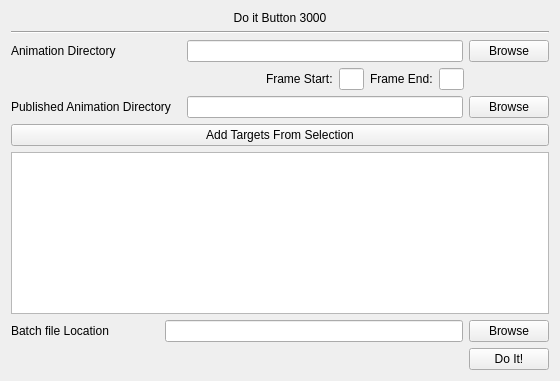
<?xml version="1.0" encoding="UTF-8"?>
<ui version="4.0">
 <class>mainUI</class>
 <widget class="QWidget" name="mainUI">
  <property name="geometry">
   <rect>
    <x>0</x>
    <y>0</y>
    <width>560</width>
    <height>381</height>
   </rect>
  </property>
  <property name="sizePolicy">
   <sizepolicy hsizetype="Preferred" vsizetype="Preferred">
    <horstretch>0</horstretch>
    <verstretch>0</verstretch>
   </sizepolicy>
  </property>
  <property name="minimumSize">
   <size>
    <width>560</width>
    <height>300</height>
   </size>
  </property>
  <property name="maximumSize">
   <size>
    <width>16777215</width>
    <height>16777215</height>
   </size>
  </property>
  <property name="windowTitle">
   <string>Animation Autocache</string>
  </property>
  <layout class="QGridLayout" name="gridLayout">
   <item row="0" column="0" rowspan="2" colspan="2">
    <layout class="QVBoxLayout" name="verticalLayout">
     <item>
      <layout class="QHBoxLayout" name="horizontalLayout">
       <property name="sizeConstraint">
        <enum>QLayout::SetFixedSize</enum>
       </property>
       <item>
        <widget class="QLabel" name="label">
         <property name="sizePolicy">
          <sizepolicy hsizetype="Preferred" vsizetype="Fixed">
           <horstretch>0</horstretch>
           <verstretch>0</verstretch>
          </sizepolicy>
         </property>
         <property name="text">
          <string>Do it Button 3000</string>
         </property>
         <property name="alignment">
          <set>Qt::AlignCenter</set>
         </property>
        </widget>
       </item>
      </layout>
     </item>
     <item>
      <widget class="Line" name="line">
       <property name="orientation">
        <enum>Qt::Horizontal</enum>
       </property>
      </widget>
     </item>
     <item>
      <layout class="QHBoxLayout" name="horizontalLayout_4">
       <item>
        <widget class="QLabel" name="label_4">
         <property name="text">
          <string>Animation Directory</string>
         </property>
        </widget>
       </item>
       <item>
        <spacer name="horizontalSpacer">
         <property name="orientation">
          <enum>Qt::Horizontal</enum>
         </property>
         <property name="sizeType">
          <enum>QSizePolicy::Preferred</enum>
         </property>
         <property name="sizeHint" stdset="0">
          <size>
           <width>65</width>
           <height>20</height>
          </size>
         </property>
        </spacer>
       </item>
       <item>
        <widget class="QLineEdit" name="lineEdit_Path_Anim"/>
       </item>
       <item>
        <widget class="QPushButton" name="pushButton_Browse_Anim">
         <property name="text">
          <string>Browse</string>
         </property>
        </widget>
       </item>
      </layout>
     </item>
     <item>
      <layout class="QHBoxLayout" name="horizontalLayout_7">
       <item>
        <spacer name="horizontalSpacer_6">
         <property name="orientation">
          <enum>Qt::Horizontal</enum>
         </property>
         <property name="sizeHint" stdset="0">
          <size>
           <width>40</width>
           <height>20</height>
          </size>
         </property>
        </spacer>
       </item>
       <item>
        <widget class="QLabel" name="label_6">
         <property name="text">
          <string>Frame Start:</string>
         </property>
        </widget>
       </item>
       <item>
        <widget class="QLineEdit" name="lineEdit_FrameStart">
         <property name="maximumSize">
          <size>
           <width>25</width>
           <height>16777215</height>
          </size>
         </property>
        </widget>
       </item>
       <item>
        <widget class="QLabel" name="label_7">
         <property name="text">
          <string>Frame End:</string>
         </property>
        </widget>
       </item>
       <item>
        <widget class="QLineEdit" name="lineEdit_FrameEnd">
         <property name="maximumSize">
          <size>
           <width>25</width>
           <height>16777215</height>
          </size>
         </property>
        </widget>
       </item>
       <item>
        <spacer name="horizontalSpacer_7">
         <property name="orientation">
          <enum>Qt::Horizontal</enum>
         </property>
         <property name="sizeType">
          <enum>QSizePolicy::Preferred</enum>
         </property>
         <property name="sizeHint" stdset="0">
          <size>
           <width>85</width>
           <height>20</height>
          </size>
         </property>
        </spacer>
       </item>
      </layout>
     </item>
     <item>
      <layout class="QHBoxLayout" name="horizontalLayout_3">
       <item>
        <widget class="QLabel" name="label_3">
         <property name="text">
          <string>Published Animation Directory</string>
         </property>
        </widget>
       </item>
       <item>
        <spacer name="horizontalSpacer_2">
         <property name="orientation">
          <enum>Qt::Horizontal</enum>
         </property>
         <property name="sizeType">
          <enum>QSizePolicy::Preferred</enum>
         </property>
         <property name="sizeHint" stdset="0">
          <size>
           <width>10</width>
           <height>20</height>
          </size>
         </property>
        </spacer>
       </item>
       <item>
        <widget class="QLineEdit" name="lineEdit_Path_Pub"/>
       </item>
       <item>
        <widget class="QPushButton" name="pushButton_Browse_Pub">
         <property name="text">
          <string>Browse</string>
         </property>
        </widget>
       </item>
      </layout>
     </item>
     <item>
      <layout class="QVBoxLayout" name="verticalLayout_2">
       <item>
        <widget class="QPushButton" name="pushButton_AddTargets">
         <property name="text">
          <string>Add Targets From Selection</string>
         </property>
        </widget>
       </item>
       <item>
        <widget class="QListWidget" name="listWidget_targets"/>
       </item>
       <item>
        <layout class="QHBoxLayout" name="horizontalLayout_6">
         <item>
          <widget class="QLabel" name="label_5">
           <property name="text">
            <string>Batch file Location</string>
           </property>
          </widget>
         </item>
         <item>
          <spacer name="horizontalSpacer_5">
           <property name="orientation">
            <enum>Qt::Horizontal</enum>
           </property>
           <property name="sizeType">
            <enum>QSizePolicy::Preferred</enum>
           </property>
           <property name="sizeHint" stdset="0">
            <size>
             <width>50</width>
             <height>20</height>
            </size>
           </property>
          </spacer>
         </item>
         <item>
          <widget class="QLineEdit" name="lineEdit_Path_DoIt"/>
         </item>
         <item>
          <widget class="QPushButton" name="pushButton_Browse_DoIt">
           <property name="text">
            <string>Browse</string>
           </property>
          </widget>
         </item>
        </layout>
       </item>
      </layout>
     </item>
     <item>
      <layout class="QHBoxLayout" name="horizontalLayout_5">
       <item>
        <spacer name="horizontalSpacer_4">
         <property name="orientation">
          <enum>Qt::Horizontal</enum>
         </property>
         <property name="sizeHint" stdset="0">
          <size>
           <width>40</width>
           <height>20</height>
          </size>
         </property>
        </spacer>
       </item>
       <item>
        <widget class="QPushButton" name="pushButton_DoIt">
         <property name="text">
          <string>Do It!</string>
         </property>
        </widget>
       </item>
      </layout>
     </item>
    </layout>
   </item>
  </layout>
 </widget>
 <resources/>
 <connections/>
</ui>
